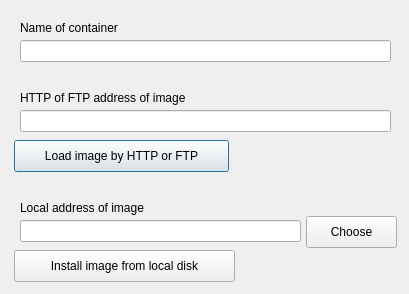
<?xml version="1.0" encoding="UTF-8"?>
<ui version="4.0">
 <class>NewContainerDialog</class>
 <widget class="QDialog" name="NewContainerDialog">
  <property name="geometry">
   <rect>
    <x>0</x>
    <y>0</y>
    <width>409</width>
    <height>294</height>
   </rect>
  </property>
  <property name="windowTitle">
   <string>Dialog</string>
  </property>
  <widget class="QLabel" name="nameLabel">
   <property name="geometry">
    <rect>
     <x>20</x>
     <y>20</y>
     <width>211</width>
     <height>16</height>
    </rect>
   </property>
   <property name="text">
    <string>Name of container</string>
   </property>
  </widget>
  <widget class="QLabel" name="urlLabel">
   <property name="geometry">
    <rect>
     <x>20</x>
     <y>90</y>
     <width>231</width>
     <height>16</height>
    </rect>
   </property>
   <property name="text">
    <string>HTTP of FTP address of image</string>
   </property>
  </widget>
  <widget class="QLineEdit" name="nameEdit">
   <property name="geometry">
    <rect>
     <x>20</x>
     <y>40</y>
     <width>371</width>
     <height>22</height>
    </rect>
   </property>
  </widget>
  <widget class="QLineEdit" name="urlEdit">
   <property name="geometry">
    <rect>
     <x>20</x>
     <y>110</y>
     <width>371</width>
     <height>22</height>
    </rect>
   </property>
  </widget>
  <widget class="QPushButton" name="loadUrlButton">
   <property name="geometry">
    <rect>
     <x>14</x>
     <y>140</y>
     <width>215</width>
     <height>32</height>
    </rect>
   </property>
   <property name="text">
    <string>Load image by HTTP or FTP</string>
   </property>
  </widget>
  <widget class="QLabel" name="urlError">
   <property name="geometry">
    <rect>
     <x>230</x>
     <y>144</y>
     <width>281</width>
     <height>20</height>
    </rect>
   </property>
   <property name="palette">
    <palette>
     <active>
      <colorrole role="WindowText">
       <brush brushstyle="SolidPattern">
        <color alpha="255">
         <red>255</red>
         <green>0</green>
         <blue>0</blue>
        </color>
       </brush>
      </colorrole>
      <colorrole role="Text">
       <brush brushstyle="SolidPattern">
        <color alpha="255">
         <red>255</red>
         <green>0</green>
         <blue>0</blue>
        </color>
       </brush>
      </colorrole>
     </active>
     <inactive>
      <colorrole role="WindowText">
       <brush brushstyle="SolidPattern">
        <color alpha="255">
         <red>255</red>
         <green>0</green>
         <blue>0</blue>
        </color>
       </brush>
      </colorrole>
      <colorrole role="Text">
       <brush brushstyle="SolidPattern">
        <color alpha="255">
         <red>255</red>
         <green>0</green>
         <blue>0</blue>
        </color>
       </brush>
      </colorrole>
     </inactive>
     <disabled>
      <colorrole role="WindowText">
       <brush brushstyle="SolidPattern">
        <color alpha="255">
         <red>69</red>
         <green>69</green>
         <blue>69</blue>
        </color>
       </brush>
      </colorrole>
      <colorrole role="Text">
       <brush brushstyle="SolidPattern">
        <color alpha="255">
         <red>69</red>
         <green>69</green>
         <blue>69</blue>
        </color>
       </brush>
      </colorrole>
     </disabled>
    </palette>
   </property>
   <property name="text">
    <string/>
   </property>
  </widget>
  <widget class="QLineEdit" name="localEdit">
   <property name="geometry">
    <rect>
     <x>20</x>
     <y>220</y>
     <width>281</width>
     <height>22</height>
    </rect>
   </property>
  </widget>
  <widget class="QLabel" name="localLabel">
   <property name="geometry">
    <rect>
     <x>20</x>
     <y>200</y>
     <width>231</width>
     <height>16</height>
    </rect>
   </property>
   <property name="text">
    <string>Local address of image</string>
   </property>
  </widget>
  <widget class="QLabel" name="localError">
   <property name="geometry">
    <rect>
     <x>230</x>
     <y>254</y>
     <width>281</width>
     <height>20</height>
    </rect>
   </property>
   <property name="palette">
    <palette>
     <active>
      <colorrole role="WindowText">
       <brush brushstyle="SolidPattern">
        <color alpha="255">
         <red>255</red>
         <green>0</green>
         <blue>0</blue>
        </color>
       </brush>
      </colorrole>
      <colorrole role="Text">
       <brush brushstyle="SolidPattern">
        <color alpha="255">
         <red>255</red>
         <green>0</green>
         <blue>0</blue>
        </color>
       </brush>
      </colorrole>
     </active>
     <inactive>
      <colorrole role="WindowText">
       <brush brushstyle="SolidPattern">
        <color alpha="255">
         <red>255</red>
         <green>0</green>
         <blue>0</blue>
        </color>
       </brush>
      </colorrole>
      <colorrole role="Text">
       <brush brushstyle="SolidPattern">
        <color alpha="255">
         <red>255</red>
         <green>0</green>
         <blue>0</blue>
        </color>
       </brush>
      </colorrole>
     </inactive>
     <disabled>
      <colorrole role="WindowText">
       <brush brushstyle="SolidPattern">
        <color alpha="255">
         <red>69</red>
         <green>69</green>
         <blue>69</blue>
        </color>
       </brush>
      </colorrole>
      <colorrole role="Text">
       <brush brushstyle="SolidPattern">
        <color alpha="255">
         <red>69</red>
         <green>69</green>
         <blue>69</blue>
        </color>
       </brush>
      </colorrole>
     </disabled>
    </palette>
   </property>
   <property name="text">
    <string/>
   </property>
  </widget>
  <widget class="QPushButton" name="loadLocalButton">
   <property name="geometry">
    <rect>
     <x>14</x>
     <y>250</y>
     <width>221</width>
     <height>32</height>
    </rect>
   </property>
   <property name="text">
    <string>Install image from local disk</string>
   </property>
  </widget>
  <widget class="QPushButton" name="chooseButton">
   <property name="geometry">
    <rect>
     <x>306</x>
     <y>216</y>
     <width>91</width>
     <height>32</height>
    </rect>
   </property>
   <property name="text">
    <string>Choose</string>
   </property>
  </widget>
 </widget>
 <resources/>
 <connections/>
</ui>
